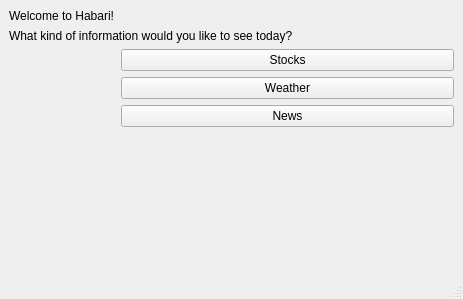
<?xml version="1.0" encoding="UTF-8"?>
<ui version="4.0">
 <class>MainWindow</class>
 <widget class="QMainWindow" name="MainWindow">
  <property name="geometry">
   <rect>
    <x>0</x>
    <y>0</y>
    <width>463</width>
    <height>299</height>
   </rect>
  </property>
  <property name="baseSize">
   <size>
    <width>443</width>
    <height>286</height>
   </size>
  </property>
  <property name="windowTitle">
   <string>MainWindow</string>
  </property>
  <widget class="QWidget" name="centralwidget">
   <layout class="QFormLayout" name="formLayout">
    <item row="0" column="0">
     <widget class="QLabel" name="label">
      <property name="text">
       <string>Welcome to Habari!</string>
      </property>
     </widget>
    </item>
    <item row="1" column="0" colspan="2">
     <widget class="QLabel" name="label_2">
      <property name="text">
       <string>What kind of information would you like to see today?</string>
      </property>
     </widget>
    </item>
    <item row="4" column="1">
     <widget class="QPushButton" name="weatherButton">
      <property name="minimumSize">
       <size>
        <width>80</width>
        <height>22</height>
       </size>
      </property>
      <property name="text">
       <string>Weather</string>
      </property>
     </widget>
    </item>
    <item row="5" column="1">
     <widget class="QPushButton" name="newsButton">
      <property name="text">
       <string>News</string>
      </property>
     </widget>
    </item>
    <item row="3" column="1">
     <widget class="QPushButton" name="stockButton">
      <property name="minimumSize">
       <size>
        <width>91</width>
        <height>0</height>
       </size>
      </property>
      <property name="text">
       <string>Stocks</string>
      </property>
     </widget>
    </item>
   </layout>
  </widget>
  <widget class="QMenuBar" name="menubar">
   <property name="geometry">
    <rect>
     <x>0</x>
     <y>0</y>
     <width>463</width>
     <height>21</height>
    </rect>
   </property>
  </widget>
  <widget class="QStatusBar" name="statusbar"/>
 </widget>
 <resources/>
 <connections/>
</ui>
